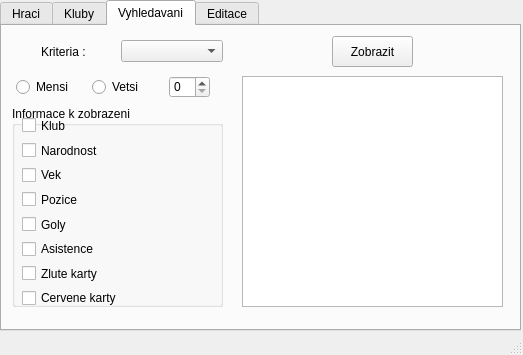
<?xml version="1.0" encoding="UTF-8"?>
<ui version="4.0">
 <class>FotbalDB</class>
 <widget class="QMainWindow" name="FotbalDB">
  <property name="geometry">
   <rect>
    <x>0</x>
    <y>0</y>
    <width>523</width>
    <height>355</height>
   </rect>
  </property>
  <property name="windowTitle">
   <string>FotbalDB</string>
  </property>
  <widget class="QWidget" name="centralwidget">
   <widget class="QTabWidget" name="tabWidget">
    <property name="geometry">
     <rect>
      <x>0</x>
      <y>0</y>
      <width>521</width>
      <height>331</height>
     </rect>
    </property>
    <property name="currentIndex">
     <number>2</number>
    </property>
    <widget class="QWidget" name="tab">
     <attribute name="title">
      <string>Hraci</string>
     </attribute>
     <widget class="QTextBrowser" name="textBrowserHrac">
      <property name="geometry">
       <rect>
        <x>220</x>
        <y>10</y>
        <width>256</width>
        <height>261</height>
       </rect>
      </property>
     </widget>
     <widget class="QWidget" name="verticalLayoutWidget">
      <property name="geometry">
       <rect>
        <x>10</x>
        <y>10</y>
        <width>160</width>
        <height>80</height>
       </rect>
      </property>
      <layout class="QVBoxLayout" name="verticalLayout">
       <item alignment="Qt::AlignHCenter">
        <widget class="QLabel" name="label">
         <property name="text">
          <string>Vyber hrac</string>
         </property>
        </widget>
       </item>
       <item>
        <widget class="QComboBox" name="comboBoxHrac"/>
       </item>
       <item>
        <widget class="QPushButton" name="pushButtonZobrazitHrac">
         <property name="text">
          <string>Zobrazit</string>
         </property>
        </widget>
       </item>
      </layout>
     </widget>
    </widget>
    <widget class="QWidget" name="tab_2">
     <attribute name="title">
      <string>Kluby</string>
     </attribute>
     <widget class="QTextBrowser" name="textBrowserKlub">
      <property name="geometry">
       <rect>
        <x>220</x>
        <y>10</y>
        <width>256</width>
        <height>261</height>
       </rect>
      </property>
     </widget>
     <widget class="QWidget" name="verticalLayoutWidget_2">
      <property name="geometry">
       <rect>
        <x>10</x>
        <y>10</y>
        <width>160</width>
        <height>80</height>
       </rect>
      </property>
      <layout class="QVBoxLayout" name="verticalLayout_2">
       <item alignment="Qt::AlignHCenter">
        <widget class="QLabel" name="label_2">
         <property name="text">
          <string>Vyber klub</string>
         </property>
        </widget>
       </item>
       <item>
        <widget class="QComboBox" name="comboBoxKlub"/>
       </item>
       <item>
        <widget class="QPushButton" name="pushButtonZobrazitKlub">
         <property name="text">
          <string>Zobrazit</string>
         </property>
        </widget>
       </item>
      </layout>
     </widget>
    </widget>
    <widget class="QWidget" name="tab_3">
     <attribute name="title">
      <string>Vyhledavani</string>
     </attribute>
     <widget class="QWidget" name="horizontalLayoutWidget">
      <property name="geometry">
       <rect>
        <x>10</x>
        <y>10</y>
        <width>211</width>
        <height>31</height>
       </rect>
      </property>
      <layout class="QHBoxLayout" name="horizontalLayout">
       <item alignment="Qt::AlignHCenter">
        <widget class="QLabel" name="label_3">
         <property name="text">
          <string>Kriteria :</string>
         </property>
        </widget>
       </item>
       <item>
        <widget class="QComboBox" name="comboBoxKriteria"/>
       </item>
      </layout>
     </widget>
     <widget class="QWidget" name="verticalLayoutWidget_3">
      <property name="geometry">
       <rect>
        <x>10</x>
        <y>50</y>
        <width>211</width>
        <height>22</height>
       </rect>
      </property>
      <layout class="QHBoxLayout" name="horizontalLayout_2">
       <item alignment="Qt::AlignHCenter">
        <widget class="QRadioButton" name="radioButtonMensi">
         <property name="text">
          <string>Mensi</string>
         </property>
        </widget>
       </item>
       <item alignment="Qt::AlignHCenter">
        <widget class="QRadioButton" name="radioButtonVetsi">
         <property name="text">
          <string>Vetsi</string>
         </property>
        </widget>
       </item>
       <item alignment="Qt::AlignHCenter">
        <widget class="QSpinBox" name="spinBox">
         <property name="minimumSize">
          <size>
           <width>33</width>
           <height>0</height>
          </size>
         </property>
        </widget>
       </item>
      </layout>
     </widget>
     <widget class="QGroupBox" name="groupBox">
      <property name="geometry">
       <rect>
        <x>10</x>
        <y>80</y>
        <width>211</width>
        <height>201</height>
       </rect>
      </property>
      <property name="title">
       <string>Informace k zobrazeni</string>
      </property>
      <widget class="QWidget" name="verticalLayoutWidget_4">
       <property name="geometry">
        <rect>
         <x>10</x>
         <y>10</y>
         <width>191</width>
         <height>191</height>
        </rect>
       </property>
       <layout class="QVBoxLayout" name="verticalLayout_5">
        <item>
         <widget class="QCheckBox" name="checkBoxKlub">
          <property name="text">
           <string>Klub</string>
          </property>
         </widget>
        </item>
        <item>
         <widget class="QCheckBox" name="checkBoxNarodnost">
          <property name="text">
           <string>Narodnost</string>
          </property>
         </widget>
        </item>
        <item>
         <widget class="QCheckBox" name="checkBoxVek">
          <property name="text">
           <string>Vek</string>
          </property>
         </widget>
        </item>
        <item>
         <widget class="QCheckBox" name="checkBoxPozice">
          <property name="text">
           <string>Pozice</string>
          </property>
         </widget>
        </item>
        <item>
         <widget class="QCheckBox" name="checkBoxGoly">
          <property name="text">
           <string>Goly</string>
          </property>
         </widget>
        </item>
        <item>
         <widget class="QCheckBox" name="checkBoxAsistence">
          <property name="text">
           <string>Asistence</string>
          </property>
         </widget>
        </item>
        <item>
         <widget class="QCheckBox" name="checkBoxZlute">
          <property name="text">
           <string>Zlute karty</string>
          </property>
         </widget>
        </item>
        <item>
         <widget class="QCheckBox" name="checkBoxCervene">
          <property name="text">
           <string>Cervene karty</string>
          </property>
         </widget>
        </item>
       </layout>
      </widget>
     </widget>
     <widget class="QTextBrowser" name="textBrowserVyhledavani">
      <property name="geometry">
       <rect>
        <x>240</x>
        <y>50</y>
        <width>261</width>
        <height>231</height>
       </rect>
      </property>
     </widget>
     <widget class="QPushButton" name="pushButtonZobrazitVyhledavani">
      <property name="geometry">
       <rect>
        <x>330</x>
        <y>10</y>
        <width>81</width>
        <height>31</height>
       </rect>
      </property>
      <property name="text">
       <string>Zobrazit</string>
      </property>
     </widget>
    </widget>
    <widget class="QWidget" name="tab_4">
     <attribute name="title">
      <string>Editace</string>
     </attribute>
     <widget class="QWidget" name="horizontalLayoutWidget_2">
      <property name="geometry">
       <rect>
        <x>9</x>
        <y>9</y>
        <width>501</width>
        <height>291</height>
       </rect>
      </property>
      <layout class="QHBoxLayout" name="horizontalLayout_5">
       <item>
        <widget class="QGroupBox" name="groupBox_2">
         <property name="title">
          <string>Pridat</string>
         </property>
         <widget class="QWidget" name="verticalLayoutWidget_5">
          <property name="geometry">
           <rect>
            <x>10</x>
            <y>13</y>
            <width>226</width>
            <height>271</height>
           </rect>
          </property>
          <layout class="QVBoxLayout" name="verticalLayout_9">
           <item>
            <layout class="QHBoxLayout" name="horizontalLayout_7">
             <item>
              <widget class="QLabel" name="label_4">
               <property name="sizePolicy">
                <sizepolicy hsizetype="Expanding" vsizetype="Preferred">
                 <horstretch>0</horstretch>
                 <verstretch>0</verstretch>
                </sizepolicy>
               </property>
               <property name="text">
                <string>Jmeno :</string>
               </property>
              </widget>
             </item>
             <item>
              <widget class="QLineEdit" name="lineEditJmeno"/>
             </item>
            </layout>
           </item>
           <item>
            <layout class="QHBoxLayout" name="horizontalLayout_8">
             <item>
              <widget class="QLabel" name="label_5">
               <property name="sizePolicy">
                <sizepolicy hsizetype="Expanding" vsizetype="Preferred">
                 <horstretch>0</horstretch>
                 <verstretch>0</verstretch>
                </sizepolicy>
               </property>
               <property name="text">
                <string>Klub :</string>
               </property>
              </widget>
             </item>
             <item>
              <widget class="QLineEdit" name="lineEditKlub"/>
             </item>
            </layout>
           </item>
           <item>
            <layout class="QHBoxLayout" name="horizontalLayout_9">
             <item>
              <widget class="QLabel" name="label_6">
               <property name="sizePolicy">
                <sizepolicy hsizetype="Expanding" vsizetype="Preferred">
                 <horstretch>0</horstretch>
                 <verstretch>0</verstretch>
                </sizepolicy>
               </property>
               <property name="text">
                <string>Narodnost :</string>
               </property>
              </widget>
             </item>
             <item>
              <widget class="QLineEdit" name="lineEditNarodnost"/>
             </item>
            </layout>
           </item>
           <item>
            <layout class="QHBoxLayout" name="horizontalLayout_10">
             <item>
              <widget class="QLabel" name="label_7">
               <property name="sizePolicy">
                <sizepolicy hsizetype="Expanding" vsizetype="Preferred">
                 <horstretch>0</horstretch>
                 <verstretch>0</verstretch>
                </sizepolicy>
               </property>
               <property name="text">
                <string>Vek :</string>
               </property>
              </widget>
             </item>
             <item>
              <widget class="QLineEdit" name="lineEditVek"/>
             </item>
            </layout>
           </item>
           <item>
            <layout class="QHBoxLayout" name="horizontalLayout_14">
             <item>
              <widget class="QLabel" name="label_11">
               <property name="sizePolicy">
                <sizepolicy hsizetype="Expanding" vsizetype="Preferred">
                 <horstretch>0</horstretch>
                 <verstretch>0</verstretch>
                </sizepolicy>
               </property>
               <property name="text">
                <string>Pozice :</string>
               </property>
              </widget>
             </item>
             <item>
              <widget class="QLineEdit" name="lineEditPozice"/>
             </item>
            </layout>
           </item>
           <item>
            <layout class="QHBoxLayout" name="horizontalLayout_16">
             <item>
              <widget class="QLabel" name="label_13">
               <property name="sizePolicy">
                <sizepolicy hsizetype="Expanding" vsizetype="Preferred">
                 <horstretch>0</horstretch>
                 <verstretch>0</verstretch>
                </sizepolicy>
               </property>
               <property name="text">
                <string>Goly :</string>
               </property>
              </widget>
             </item>
             <item>
              <widget class="QLineEdit" name="lineEditGoly"/>
             </item>
            </layout>
           </item>
           <item>
            <layout class="QHBoxLayout" name="horizontalLayout_17">
             <item>
              <widget class="QLabel" name="label_14">
               <property name="sizePolicy">
                <sizepolicy hsizetype="Expanding" vsizetype="Preferred">
                 <horstretch>0</horstretch>
                 <verstretch>0</verstretch>
                </sizepolicy>
               </property>
               <property name="text">
                <string>Asistence :</string>
               </property>
              </widget>
             </item>
             <item>
              <widget class="QLineEdit" name="lineEditAsistence"/>
             </item>
            </layout>
           </item>
           <item>
            <layout class="QHBoxLayout" name="horizontalLayout_18">
             <item>
              <widget class="QLabel" name="label_15">
               <property name="sizePolicy">
                <sizepolicy hsizetype="Expanding" vsizetype="Preferred">
                 <horstretch>0</horstretch>
                 <verstretch>0</verstretch>
                </sizepolicy>
               </property>
               <property name="text">
                <string>Zlute karty :</string>
               </property>
              </widget>
             </item>
             <item>
              <widget class="QLineEdit" name="lineEditZlute"/>
             </item>
            </layout>
           </item>
           <item>
            <layout class="QHBoxLayout" name="horizontalLayout_19">
             <item>
              <widget class="QLabel" name="label_16">
               <property name="sizePolicy">
                <sizepolicy hsizetype="Expanding" vsizetype="Preferred">
                 <horstretch>0</horstretch>
                 <verstretch>0</verstretch>
                </sizepolicy>
               </property>
               <property name="text">
                <string>Cervene karty :</string>
               </property>
              </widget>
             </item>
             <item>
              <widget class="QLineEdit" name="lineEditCervene"/>
             </item>
            </layout>
           </item>
           <item alignment="Qt::AlignHCenter">
            <widget class="QPushButton" name="pushButtonPridat">
             <property name="sizePolicy">
              <sizepolicy hsizetype="Fixed" vsizetype="Fixed">
               <horstretch>0</horstretch>
               <verstretch>0</verstretch>
              </sizepolicy>
             </property>
             <property name="text">
              <string>Pridat</string>
             </property>
            </widget>
           </item>
          </layout>
         </widget>
        </widget>
       </item>
       <item>
        <layout class="QVBoxLayout" name="verticalLayout_12">
         <item>
          <widget class="QGroupBox" name="groupBox_3">
           <property name="title">
            <string>Editovat</string>
           </property>
           <widget class="QWidget" name="verticalLayoutWidget_6">
            <property name="geometry">
             <rect>
              <x>10</x>
              <y>20</y>
              <width>221</width>
              <height>151</height>
             </rect>
            </property>
            <layout class="QVBoxLayout" name="verticalLayout_10">
             <item alignment="Qt::AlignHCenter">
              <widget class="QLabel" name="label_17">
               <property name="text">
                <string>Vyber hrac :</string>
               </property>
              </widget>
             </item>
             <item alignment="Qt::AlignHCenter">
              <widget class="QComboBox" name="comboBoxEditHrac">
               <property name="sizePolicy">
                <sizepolicy hsizetype="Fixed" vsizetype="Fixed">
                 <horstretch>0</horstretch>
                 <verstretch>0</verstretch>
                </sizepolicy>
               </property>
               <property name="minimumSize">
                <size>
                 <width>150</width>
                 <height>20</height>
                </size>
               </property>
              </widget>
             </item>
             <item alignment="Qt::AlignHCenter">
              <widget class="QLabel" name="label_18">
               <property name="text">
                <string>Co editovat :</string>
               </property>
              </widget>
             </item>
             <item alignment="Qt::AlignHCenter">
              <widget class="QComboBox" name="comboBoxCoEditovat">
               <property name="sizePolicy">
                <sizepolicy hsizetype="Fixed" vsizetype="Fixed">
                 <horstretch>0</horstretch>
                 <verstretch>0</verstretch>
                </sizepolicy>
               </property>
               <property name="minimumSize">
                <size>
                 <width>133</width>
                 <height>20</height>
                </size>
               </property>
              </widget>
             </item>
             <item alignment="Qt::AlignHCenter">
              <widget class="QLineEdit" name="lineEditCoEditovat">
               <property name="sizePolicy">
                <sizepolicy hsizetype="Fixed" vsizetype="Fixed">
                 <horstretch>0</horstretch>
                 <verstretch>0</verstretch>
                </sizepolicy>
               </property>
              </widget>
             </item>
             <item alignment="Qt::AlignHCenter">
              <widget class="QPushButton" name="pushButtonEditovat">
               <property name="sizePolicy">
                <sizepolicy hsizetype="Fixed" vsizetype="Fixed">
                 <horstretch>0</horstretch>
                 <verstretch>0</verstretch>
                </sizepolicy>
               </property>
               <property name="text">
                <string>Editovat</string>
               </property>
              </widget>
             </item>
            </layout>
           </widget>
          </widget>
         </item>
         <item>
          <widget class="QGroupBox" name="groupBox_4">
           <property name="sizePolicy">
            <sizepolicy hsizetype="Fixed" vsizetype="Fixed">
             <horstretch>0</horstretch>
             <verstretch>0</verstretch>
            </sizepolicy>
           </property>
           <property name="minimumSize">
            <size>
             <width>244</width>
             <height>100</height>
            </size>
           </property>
           <property name="title">
            <string>Smazat</string>
           </property>
           <widget class="QWidget" name="verticalLayoutWidget_7">
            <property name="geometry">
             <rect>
              <x>10</x>
              <y>10</y>
              <width>221</width>
              <height>81</height>
             </rect>
            </property>
            <layout class="QVBoxLayout" name="verticalLayout_11">
             <item alignment="Qt::AlignHCenter">
              <widget class="QLabel" name="label_19">
               <property name="text">
                <string>Vyber hrac :</string>
               </property>
              </widget>
             </item>
             <item alignment="Qt::AlignHCenter">
              <widget class="QComboBox" name="comboBoxSmazatHrac">
               <property name="sizePolicy">
                <sizepolicy hsizetype="Fixed" vsizetype="Fixed">
                 <horstretch>0</horstretch>
                 <verstretch>0</verstretch>
                </sizepolicy>
               </property>
               <property name="minimumSize">
                <size>
                 <width>150</width>
                 <height>20</height>
                </size>
               </property>
              </widget>
             </item>
             <item alignment="Qt::AlignHCenter">
              <widget class="QPushButton" name="pushButtonSmazat">
               <property name="sizePolicy">
                <sizepolicy hsizetype="Fixed" vsizetype="Fixed">
                 <horstretch>0</horstretch>
                 <verstretch>0</verstretch>
                </sizepolicy>
               </property>
               <property name="text">
                <string>Smazat</string>
               </property>
              </widget>
             </item>
            </layout>
           </widget>
          </widget>
         </item>
        </layout>
       </item>
      </layout>
     </widget>
    </widget>
   </widget>
  </widget>
  <widget class="QMenuBar" name="menubar">
   <property name="geometry">
    <rect>
     <x>0</x>
     <y>0</y>
     <width>523</width>
     <height>21</height>
    </rect>
   </property>
  </widget>
  <widget class="QStatusBar" name="statusbar"/>
 </widget>
 <resources/>
 <connections/>
</ui>
